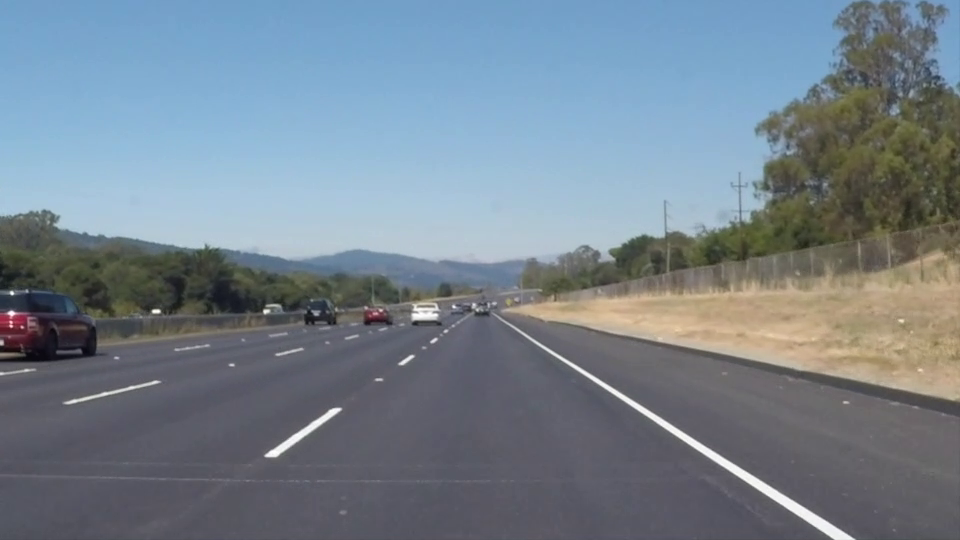
#> input picture frame 22 of SelfDrivingCar/Videos/solidWhiteRight.mp4, 960 x 540 px, given in place of challenge.mp4, which was not available
$ python LineConnectVideo.py
#> lines starting #> are read from the running program, lines starting #| are printed output that depends on the picture; after the words box and inside, x2 and y2 are one past the last pixel; in counts of white or black regions, pixels touching at a corner belong together; pictures that were not available may be replaced by others from this repository, and a replacement may not be noted
import cv2
import numpy as np

cap = cv2.VideoCapture('H:\Github\OpenCv\SelfDrivingCar\Videos\challenge.mp4')

# Define a kernel size and apply Gaussian smoothing
kernel_size = 5

# Define our parameters for Canny and apply
low_threshold = 50
high_threshold = 180

# Next we'll create a masked edges image using cv2.fillPoly()
ignore_mask_color = 255


# Define the Hough transform parameters
# Make a blank the same size as our image to draw on
rho = 1 # distance resolution in pixels of the Hough grid
theta = np.pi/180 # angular resolution in radians of the Hough grid
threshold = 1     # minimum number of votes (intersections in Hough grid cell)
min_line_length = 5 #minimum number of pixels making up a line
max_line_gap = 1    # maximum gap in pixels between connectable line segments


def Hough(masked_edges ,line_image):
    # Run Hough on edge detected image
    # Output "lines" is an array containing endpoints of detected line segments
    lines = cv2.HoughLinesP(masked_edges, rho, theta, threshold, np.array([]),
                                min_line_length, max_line_gap)

    # Iterate over the output "lines" and draw lines on a blank image
    for line in lines:
        for x1,y1,x2,y2 in line:
            cv2.line(line_image,(x1,y1),(x2,y2),(0,255,0),10)

    # Create a "color" binary image to combine with line image
    color_edges = np.dstack((edges, edges, edges))

    # Draw the lines on the edge image
    lines_edges = cv2.addWeighted(color_edges, 0.8, line_image, 1, 0)
    return lines_edges


while True:
    ret , image = cap.read()
#> image is the input picture: shape (540, 960, 3); mean B, G, R 141.9, 130.7, 117.7
    gray = cv2.cvtColor(image,cv2.COLOR_RGB2GRAY)
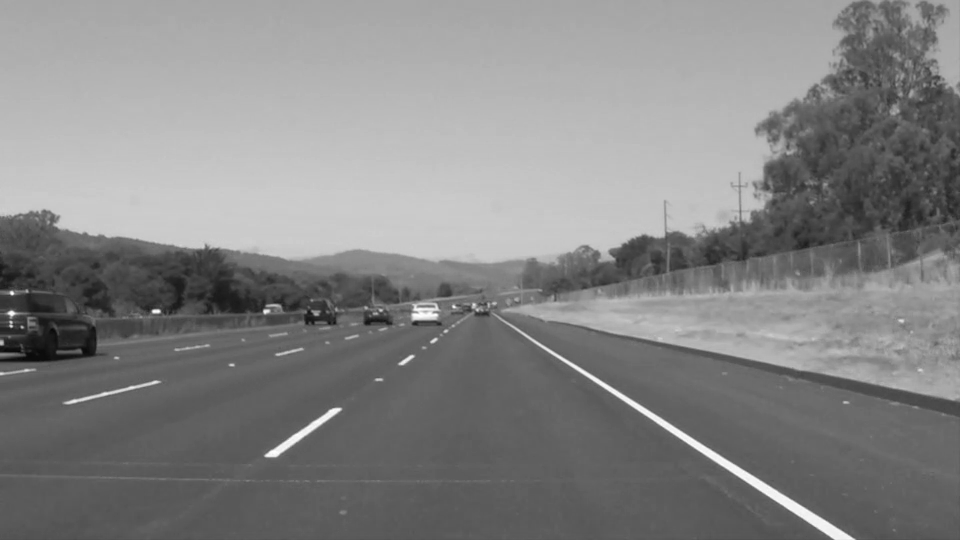
#> gray: shape (540, 960); min 6, max 255, mean 132.6
    blur_gray = cv2.GaussianBlur(gray,(kernel_size, kernel_size),0)
    edges = cv2.Canny(blur_gray, low_threshold, high_threshold)
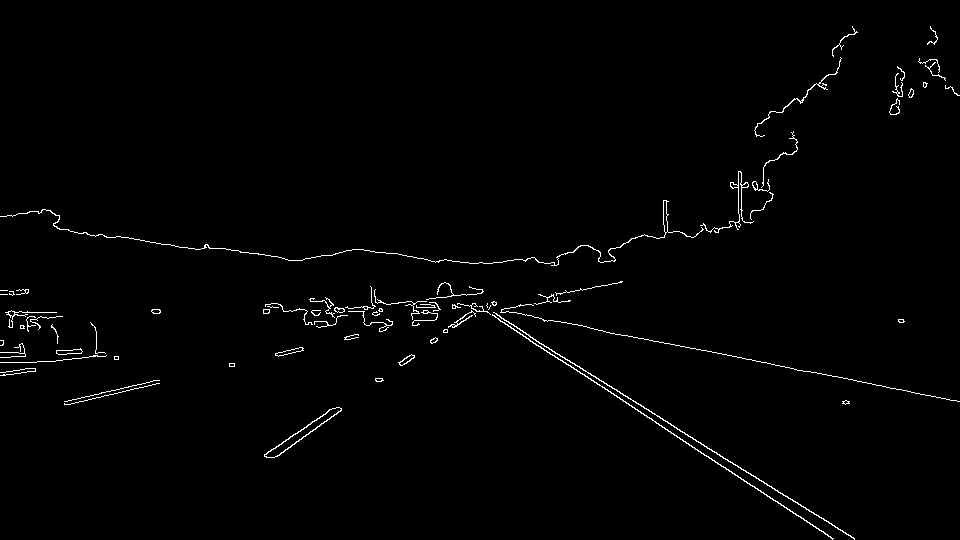
#> edges: shape (540, 960); 1.2% white in thin lines or dots

    # Next we'll create a masked edges image using cv2.fillPoly()
    mask = np.zeros_like(edges)

    # This time we are defining a four sided polygon to mask
    imshape = image.shape
#> imshape = (540, 960, 3)
    #vertices = np.array([[(0,imshape[0]),(0, 0), (imshape[1], 0), (imshape[1],imshape[0])]], dtype=np.int32)
    vertices = np.array([[(0,imshape[0]),(450, 290), (490, 290), (imshape[1],imshape[0])]], dtype=np.int32)
    cv2.fillPoly(mask, vertices, ignore_mask_color)
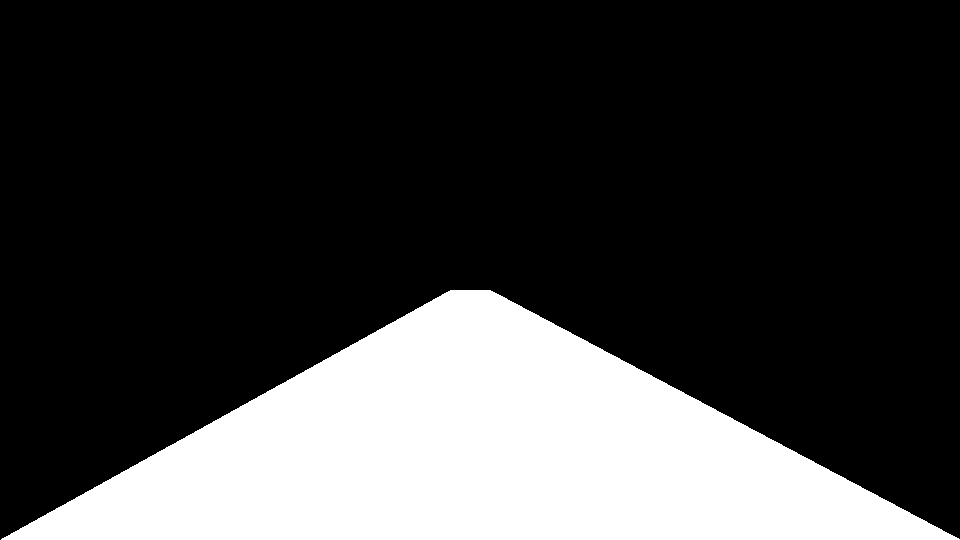
#> mask: shape (540, 960); 24.2% white; 1 white region, box (x1, y1, x2, y2) and area: (1, 290, 960, 540) 125210
    masked_edges = cv2.bitwise_and(edges, mask)
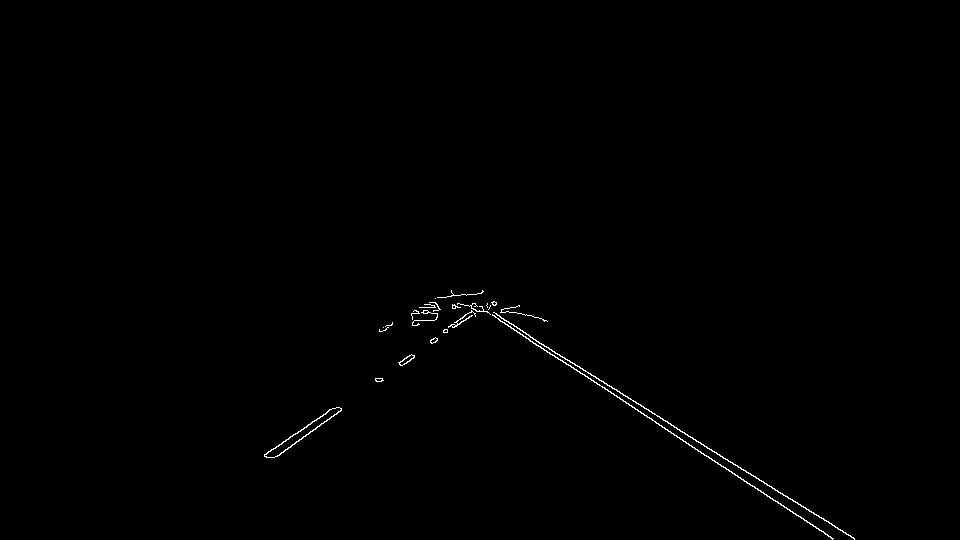
#> masked_edges: shape (540, 960); 0.39% white in thin lines or dots, all inside (x1, y1, x2, y2) = (264, 290, 855, 540)
    line_image = np.copy(image)*0 # creating a blank to draw lines on
#> line_image: shape (540, 960, 3); every value is 0
    lines = Hough(masked_edges,line_image)
#> in Hough, `lines = cv2.HoughLinesP(masked_edges, rho, theta, threshold, np.array(..`: lines = 94 rows, first 6: [594, 382, 608, 390], [588, 372, 593, 376], [532, 316, 541, 318], [492, 315, 497, 314], [471, 312, 471, 307], [746, 472, 751, 474]
#> the loop in Hough, `for line in lines:` made 94 passes
#> line on passes 1 to 12: [[594, 382, 608, 390]], [[588, 372, 593, 376]], [[532, 316, 541, 318]], [[492, 315, 497, 314]], [[471, 312, 471, 307]], [[746, 472, 751, 474]], [[777, 501, 790, 511]], [[726, 469, 740, 477]], [[759, 480, 766, 483]], [[278, 446, 295, 433]], [[447, 329, 451, 324]], [[751, 475, 756, 477]]
#> after the loop in Hough, `for line in lines:`:
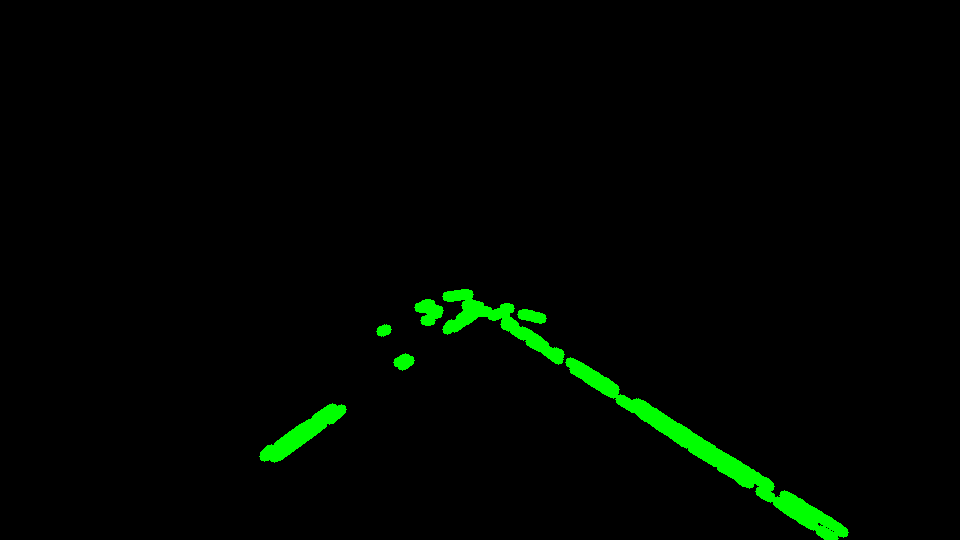
#> line_image: shape (540, 960, 3); mean B, G, R 0, 5.3, 0
#> in Hough, `color_edges = np.dstack((edges, edges, edges))`: color_edges: shape (540, 960, 3); 1.2% white in thin lines or dots
#> in Hough, `lines_edges = cv2.addWeighted(color_edges, 0.8, line_image, 1, 0)`:
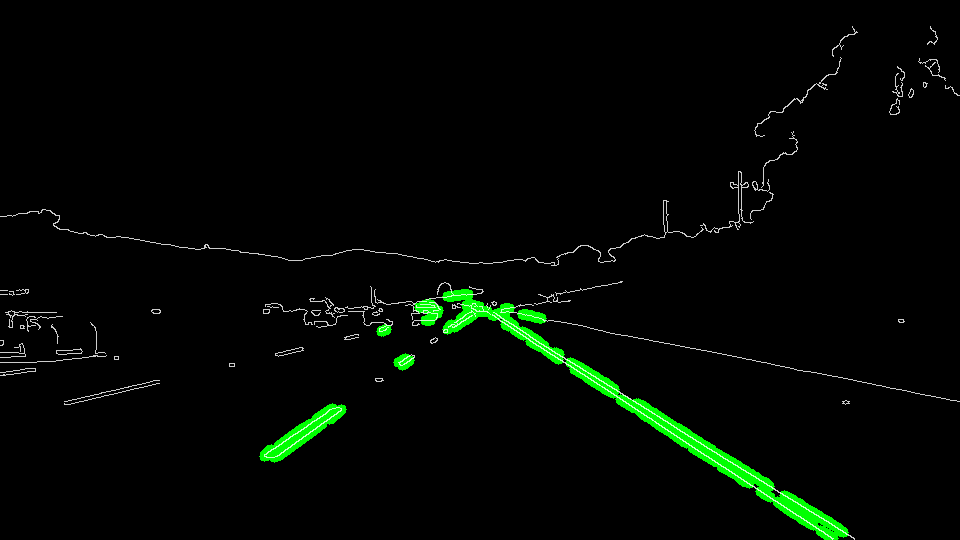
#> lines_edges: shape (540, 960, 3); mean of channels 0, 1, 2 2.5, 7.1, 2.5; drawn as B, G, R

    # cv2.imshow(' frame ' , masked_edges)
    cv2.imshow(' frame ' , lines)

    if cv2.waitKey(1) & 0xFF == ord ( 'q'):
#> (key Esc is pressed here)
        break


cap.release()
cv2.destroyAllWindows()

$ run again, starting later in the video
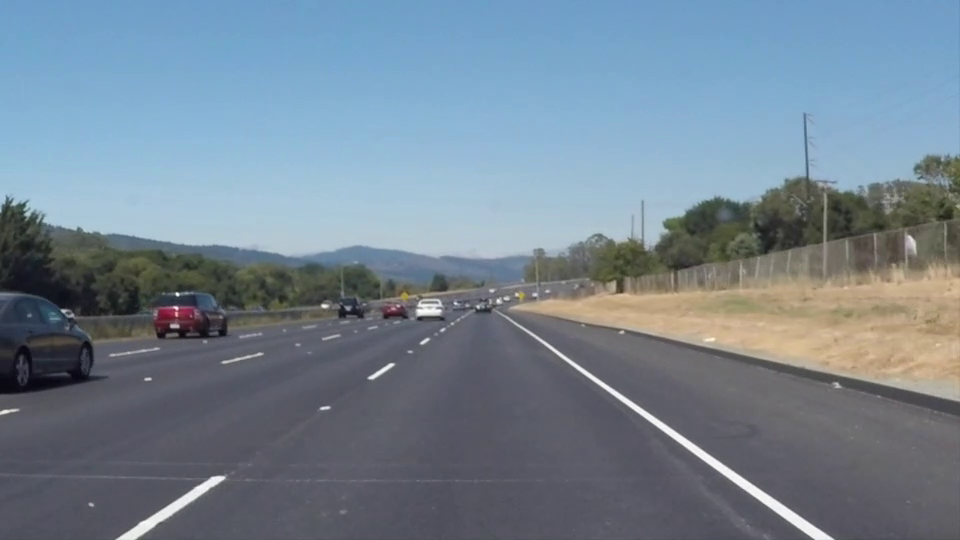
#> input picture frame 99 of SelfDrivingCar/Videos/solidWhiteRight.mp4, 960 x 540 px, given in place of challenge.mp4, which was not available
#> image is the input picture: shape (540, 960, 3); mean B, G, R 146, 132.3, 116.7
#> edges: shape (540, 960); 1.4% white in thin lines or dots, all inside (x1, y1, x2, y2) = (0, 113, 960, 540)
#> mask: shape (540, 960); 24.2% white; 1 white region, box (x1, y1, x2, y2) and area: (1, 290, 960, 540) 125210
#> masked_edges: shape (540, 960); 0.41% white in thin lines or dots, all inside (x1, y1, x2, y2) = (88, 290, 834, 540)
#> lines = 94 rows, first 6: [416, 309, 430, 309], [715, 458, 735, 473], [153, 526, 162, 520], [667, 426, 685, 437], [381, 373, 394, 365], [744, 490, 756, 497]
#> the loop in Hough, `for line in lines:` made 94 passes
#> after the loop in Hough, `for line in lines:`:
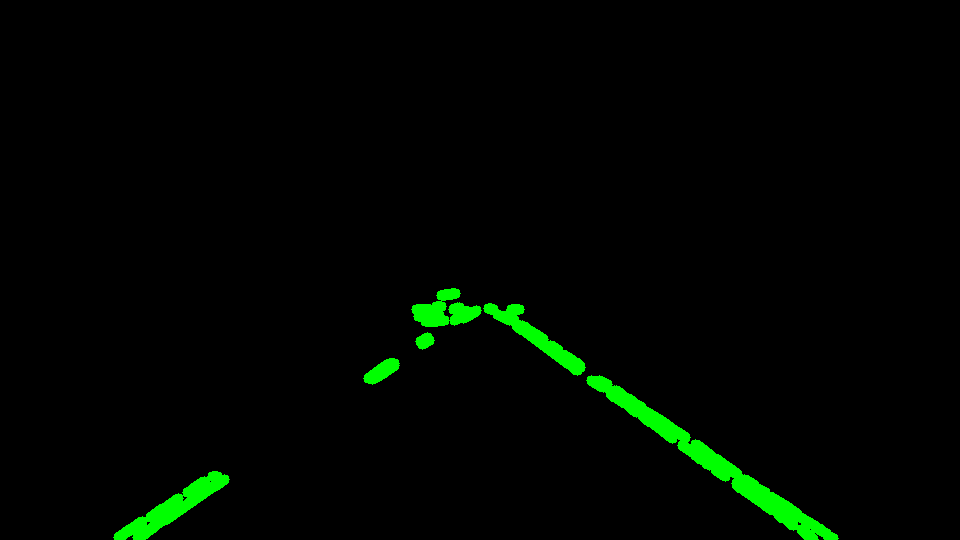
#> line_image: shape (540, 960, 3); mean B, G, R 0, 5.7, 0
#> in Hough, `lines_edges = cv2.addWeighted(color_edges, 0.8, line_image, 1, 0)`:
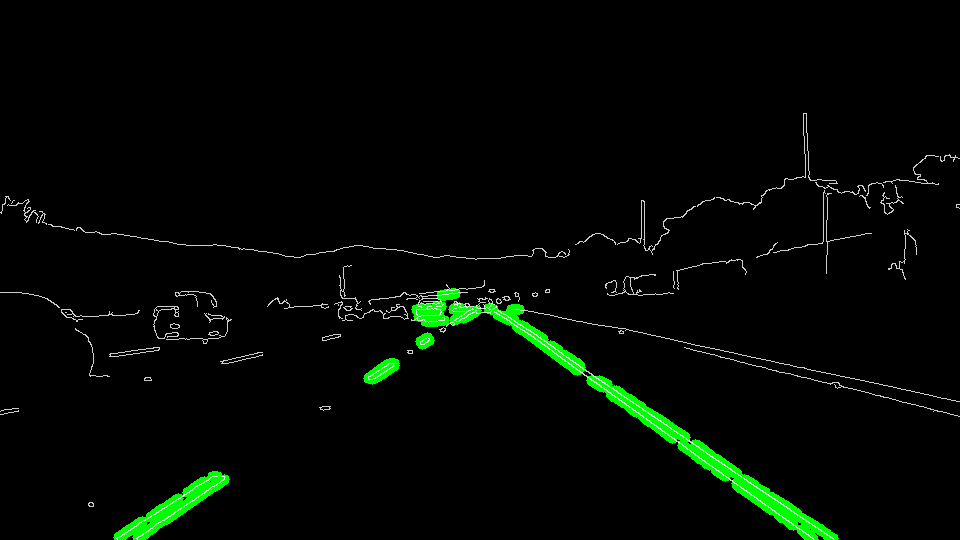
#> lines_edges: shape (540, 960, 3); mean of channels 0, 1, 2 2.8, 7.8, 2.8; drawn as B, G, R

$ run again, starting later in the video
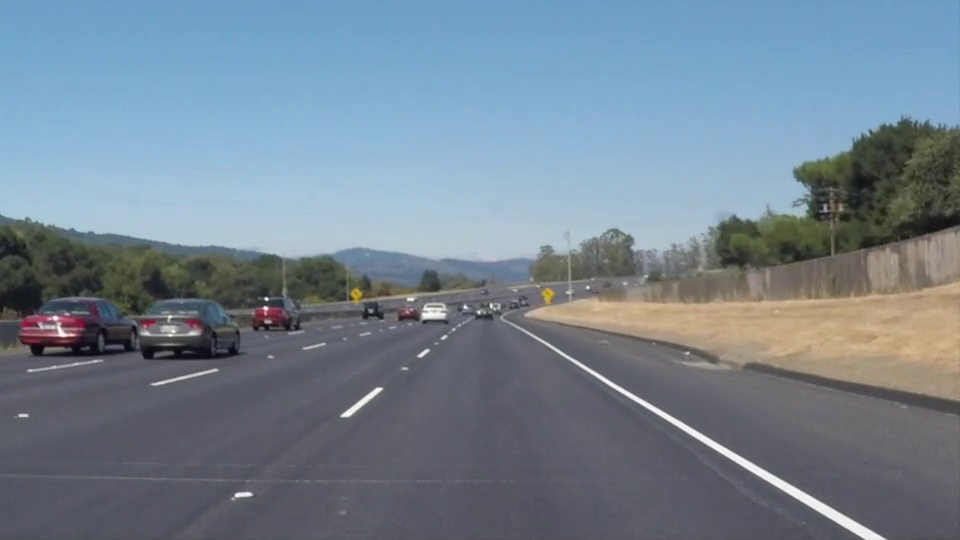
#> input picture frame 176 of SelfDrivingCar/Videos/solidWhiteRight.mp4, 960 x 540 px, given in place of challenge.mp4, which was not available
#> image is the input picture: shape (540, 960, 3); mean B, G, R 145.2, 131.6, 116.5
#> edges: shape (540, 960); 1.5% white in thin lines or dots, all inside (x1, y1, x2, y2) = (0, 114, 960, 540)
#> mask: shape (540, 960); 24.2% white; 1 white region, box (x1, y1, x2, y2) and area: (1, 290, 960, 540) 125210
#> masked_edges: shape (540, 960); 0.38% white in thin lines or dots, all inside (x1, y1, x2, y2) = (231, 290, 886, 540)
#> lines = 101 rows, first 6: [674, 425, 686, 431], [500, 308, 500, 303], [651, 411, 673, 423], [614, 389, 623, 393], [367, 402, 374, 395], [813, 498, 829, 506]
#> the loop in Hough, `for line in lines:` made 101 passes
#> after the loop in Hough, `for line in lines:`:
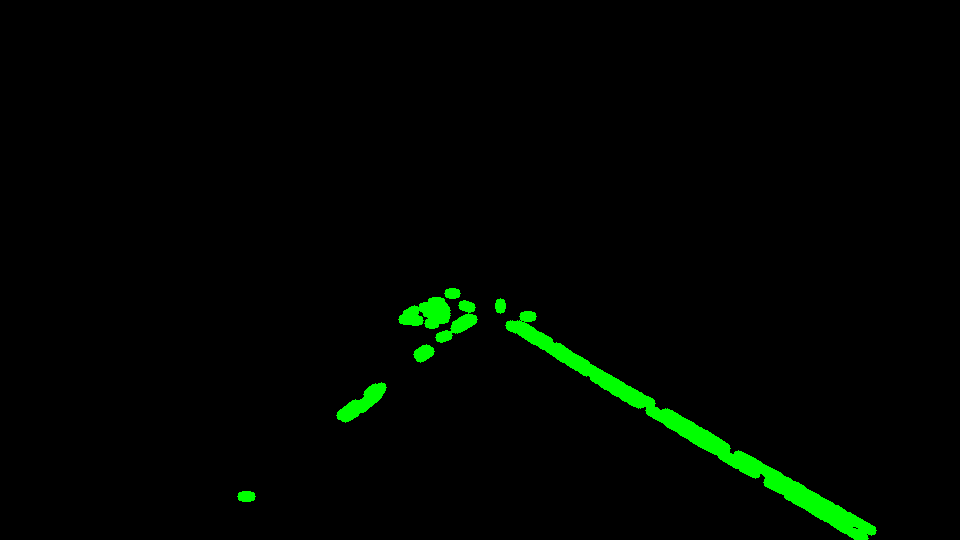
#> line_image: shape (540, 960, 3); mean B, G, R 0, 5.2, 0
#> in Hough, `lines_edges = cv2.addWeighted(color_edges, 0.8, line_image, 1, 0)`:
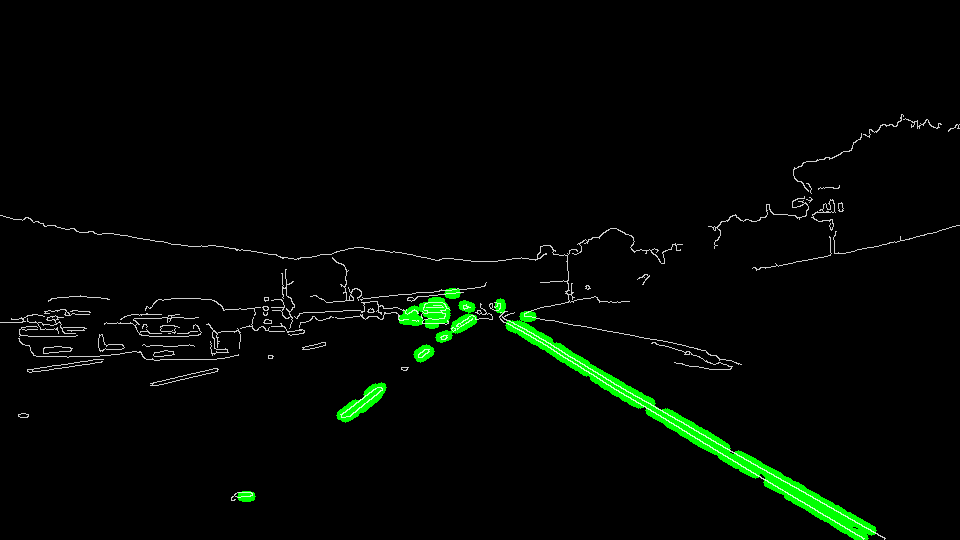
#> lines_edges: shape (540, 960, 3); mean of channels 0, 1, 2 3, 7.5, 3; drawn as B, G, R
